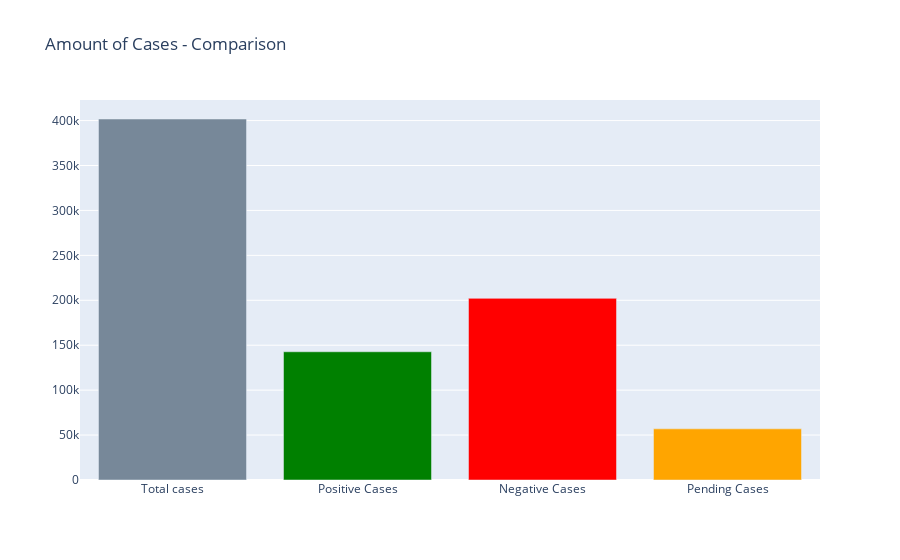

Notebook cell for this chart:
### Markdown cell above
# Total cases - Postiive cases - Negative cases - Pending cases

### Code cell
colors = ['lightslategray', 'Green', 'Red', 'orange']
fig = go.Figure([go.Bar(x=['Total cases', 'Positive Cases', 'Negative Cases', 'Pending Cases'],
                        y=[len(df), len(df_positive), len(df_negative), len(df_pending)],
                        marker_color=colors)]) # marker color can be a single color value or an iterable
fig.update_layout(
    title='Amount of Cases - Comparison')
fig.show()

### Figure 1 — Plotly figure (JSON) as saved in the notebook; plotly's stock layout.template omitted (floating-point values rounded to 4 significant figures)
{"data": [{"marker": {"color": ["lightslategray", "Green", "Red", "orange"]}, "type": "bar", "x": ["Total cases", "Positive Cases", "Negative Cases", "Pending Cases"], "y": [401755, 142690, 202139, 56926]}], "layout": {"autosize": true, "title": {"text": "Amount of Cases - Comparison"}, "xaxis": {"autorange": true, "range": [-0.5, 3.5], "type": "category"}, "yaxis": {"autorange": true, "range": [0, 422900], "type": "linear"}}}
